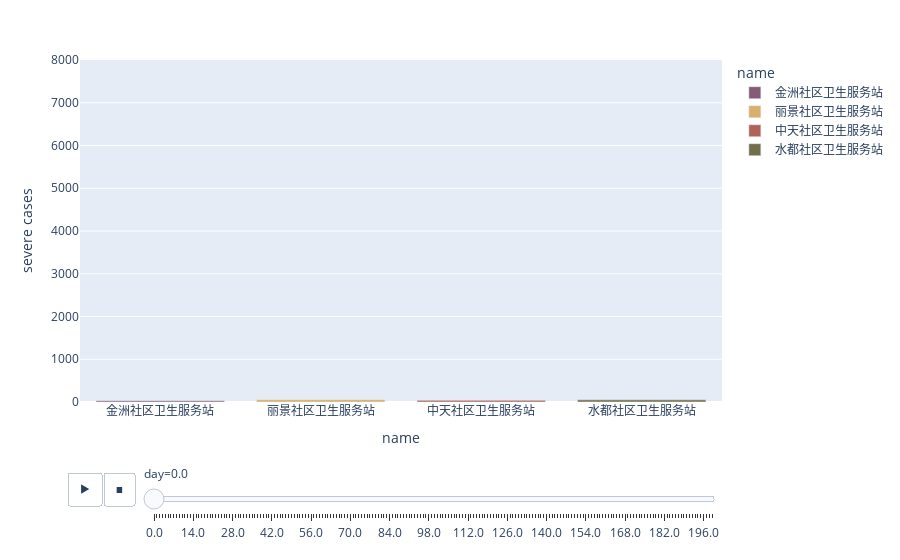

Notebook cell for this chart:
### Code cell
px.bar(transformed_df,x="name",y="severe cases",animation_frame = 'day', range_y = [0, 8000], color = "name", color_discrete_sequence=px.colors.qualitative.Antique)
